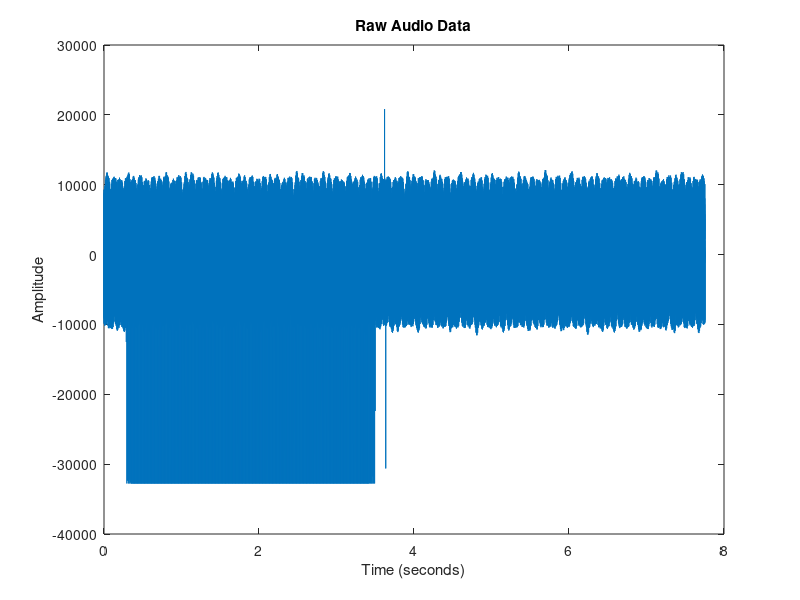
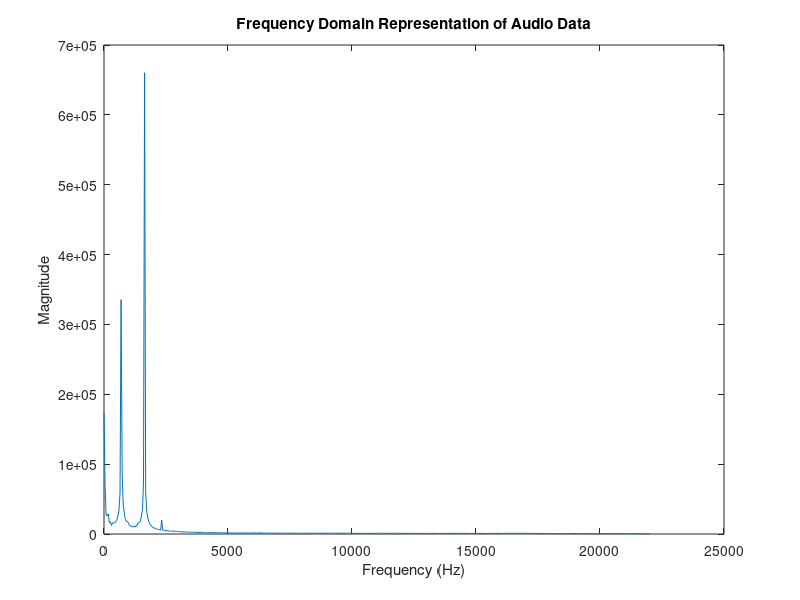

Source code (MATLAB) for these figures, in order:
clear all;

% Load the CSV file
audio_data = csvread('audio_data.csv');

% Flatten the matrix into a single vector
audio_data_flattened = audio_data(:);  % Convert the matrix to a single column vector

% Define the sample rate
rate = 44100;  % Sample rate in Hz
chunk_size = 1024;

% Create a time vector for the x-axis
time = (0:length(audio_data_flattened)-1) / rate;  % Time vector in seconds

% Plot the raw audio data with time on the x-axis
figure;
plot(time, audio_data_flattened);
xlabel('Time (seconds)');
ylabel('Amplitude');
title('Raw Audio Data');



num_chunks = size(audio_data, 1);

fft_data_matrix = zeros(chunk_size, num_chunks);

for i = 1:num_chunks
    % Get the current chunk
    current_chunk = audio_data(i, :);
    
    % Perform the FFT on the current chunk
    fft_result = fft(current_chunk);
    
    % Store the FFT magnitude
    fft_data_matrix(:, i) = abs(fft_result);
end

average_magnitude = mean(fft_data_matrix, 2);
% Limit to the first half of the spectrum (positive frequencies)
average_magnitude = average_magnitude(1:floor(chunk_size/2));

frequency_resolution = rate / chunk_size;
frequencies = (0:floor(chunk_size/2)-1) * frequency_resolution;  % Frequency axis (in Hz)

% Perform the FFT on the entire audio data
%N = length(audio_data_flattened);  % Number of samples in the signal
%fft_data = fft(audio_data_flattened);  % FFT of the audio data

% Calculate the magnitude of the FFT and limit to the first half (positive frequencies)
%magnitude = abs(fft_data(1:floor(N/2)));

% Plot the frequency domain graph
figure;
plot(frequencies, average_magnitude);
xlabel('Frequency (Hz)');
ylabel('Magnitude');
title('Frequency Domain Representation of Audio Data');
